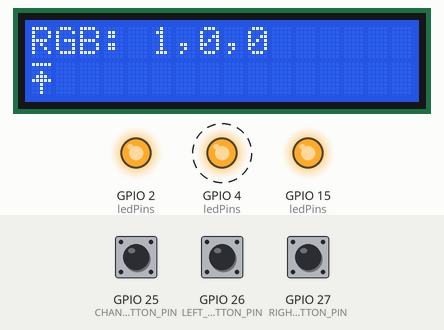
The sketch below on a simulated ESP32. Parts: 16×2 character LCD, output pins drawn as LEDs (lit = HIGH). Dashed ring = blinking. The test bench sets the inputs (shaded band); at power-on: GPIO 25 (CHANGE_BUTTON_PIN) HIGH, GPIO 26 (LEFT_BUTTON_PIN) LOW, GPIO 27 (RIGHT_BUTTON_PIN) LOW.

Above: at 1.2 s.
1.3 s: GPIO 25 (CHANGE_BUTTON_PIN) pulled LOW for 0.15 s
At 1.96 s:
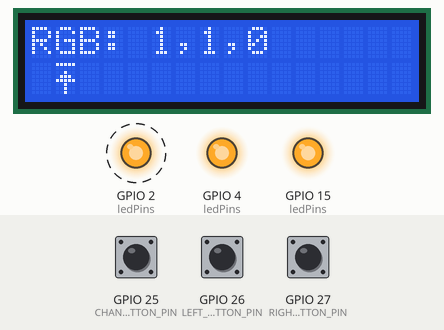
2.0 s: GPIO 26 (LEFT_BUTTON_PIN) pulled HIGH for 3.2 s
At 4.62 s:
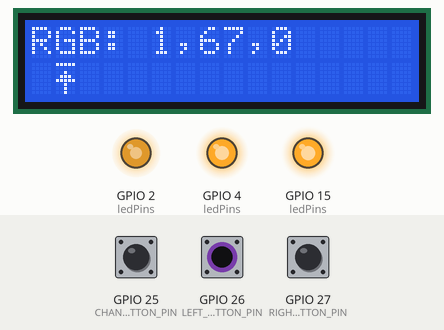
5.8 s: GPIO 25 (CHANGE_BUTTON_PIN) pulled LOW for 1 s
At 7.01 s:
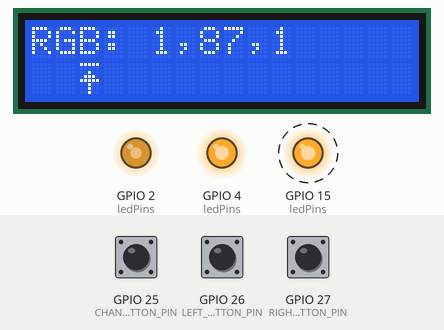
7.4 s: GPIO 26 (LEFT_BUTTON_PIN) pulled HIGH for 3.2 s
At 10.08 s:
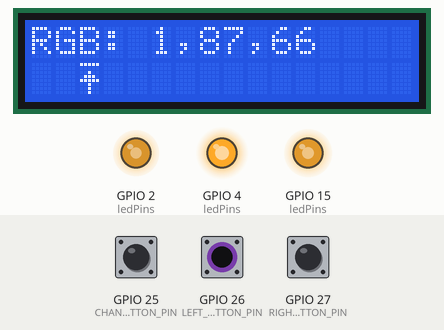
11.2 s: GPIO 26 (LEFT_BUTTON_PIN) pulled HIGH for 3.2 s
At 13.24 s:
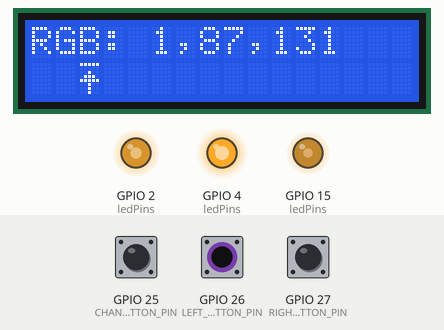
15.0 s: GPIO 27 (RIGHT_BUTTON_PIN) pulled HIGH for 0.15 s
At 15.82 s:
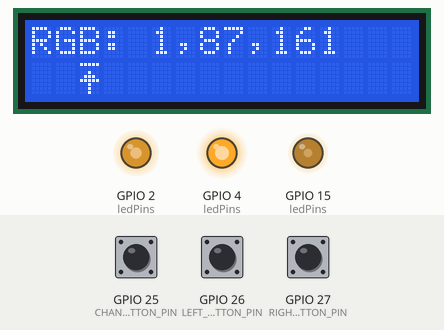
Timing chart, 0 to 16.7 s (numbered marks = the images above; inputs shaded):
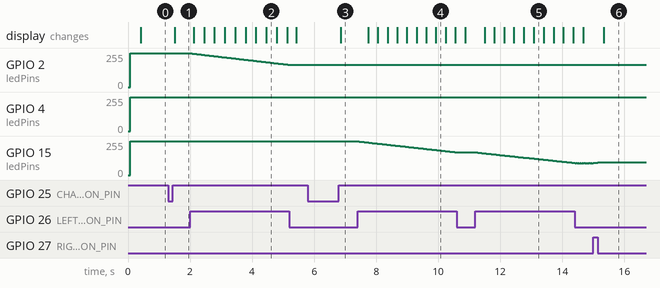

The sketch:

button_lcd_rgb_control.ino
```cpp
#include <Wire.h>
#include <LiquidCrystal_I2C.h>

#define CHANGE_BUTTON_PIN 25
#define LEFT_BUTTON_PIN 26
#define RIGHT_BUTTON_PIN 27
#define SDA 13
#define SCL 14

LiquidCrystal_I2C lcd(0x27, 16, 2);

const byte ledPins[] = {4, 2, 15};
const byte channels[] = {0, 1, 2};

int curr_color = 0;
byte colors[] = {0, 0, 0};

byte pointer[8] = {
  B11111,
  B00000,
  B00100,
  B01110,
  B11111,
  B00100,
  B00100,
  B00100
};

void setup() {
  Wire.begin(SDA, SCL);
  if (!i2CAddrTest(0x27)) {
   lcd = LiquidCrystal_I2C(0x3F, 16, 2);
  }
  lcd.init();
  lcd.createChar(0, pointer);
  lcd.backlight();

  pinMode(CHANGE_BUTTON_PIN, INPUT);
  pinMode(LEFT_BUTTON_PIN, INPUT);
  pinMode(RIGHT_BUTTON_PIN, INPUT);

  for(int i=0; i<3; i++) {
    ledcAttachChannel(ledPins[i], 1000, 8, channels[i]);
  }

  ledcWrite(ledPins[0],  255 - colors[0]);
  ledcWrite(ledPins[1],  255 - colors[1]);
  ledcWrite(ledPins[2],  255 - colors[2]);
}

void loop() {
  if(digitalRead(CHANGE_BUTTON_PIN) == LOW) {
    delay(20);
    if(digitalRead(CHANGE_BUTTON_PIN) == LOW) {

      curr_color++;
      if(curr_color > 2) curr_color = 0;
    }
    while(digitalRead(CHANGE_BUTTON_PIN) == LOW);
  }

  if(digitalRead(LEFT_BUTTON_PIN) == LOW) {
    delay(20);
    if(digitalRead(LEFT_BUTTON_PIN) == LOW) {

      if(colors[curr_color] > 1) {
        colors[curr_color] -= 1;
      }
      else {
        colors[curr_color] = 0;
      }
      ledcWrite(ledPins[curr_color], 255 - colors[curr_color]);
    }
  }

  if(digitalRead(RIGHT_BUTTON_PIN) == LOW) {
    delay(20);
    if(digitalRead(RIGHT_BUTTON_PIN) == LOW) {

      if(colors[curr_color] < 255) {
        colors[curr_color] += 1;
      }
      else {
        colors[curr_color] = 255;
      }
      ledcWrite(ledPins[curr_color],  255 - colors[curr_color]);
    }
  }

  lcd.setCursor(0, 0);
  lcd.print("RGB: ");
  lcd.print(colors[0]);
  lcd.print(",");
  lcd.print(colors[1]);
  lcd.print(",");
  lcd.print(colors[2]);
  lcd.print(" ");

  lcd.setCursor(0, 1);
  for (int i=0; i<curr_color; i++) {
    lcd.print(" ");
  }
  lcd.write(byte(0));
  lcd.print("   ");
}

bool i2CAddrTest(uint8_t addr) {
 Wire.begin();
 Wire.beginTransmission(addr);
 if (Wire.endTransmission() == 0) {
  return true;
 }
 return false;
}
```

Measured:
- after the input at 1.3 s, GPIO 2 (ledPins): alternates 255/255 for 0.02 s and 253/255 for 0.04 s, starting after 0.19 s; GPIO 4 (ledPins): goes on until 1.3 s, then stays 253/255; the display: changes after 0.21 s (image 1)
- after the input at 2.0 s, the display: first changes after 0.12 s (image 2 shows a later state)
- after the input at 5.8 s, GPIO 2 (ledPins): goes on until 5.8 s, then stays 167/255; GPIO 15 (ledPins): alternates 255/255 for 0.02 s and 253/255 for 0.04 s, starting after 1.0 s; the display: changes after 1.1 s (image 3)
- after the input at 7.4 s, the display: first changes after 0.34 s (image 4 shows a later state)
- after the input at 11.2 s, the display: first changes after 0.29 s (image 5 shows a later state)
- after the input at 15.0 s, the display: changes after 0.34 s (image 6)
- by itself, GPIO 4 (ledPins): alternates 255/255 for 0.02 s and 253/255 for 0.04 s
